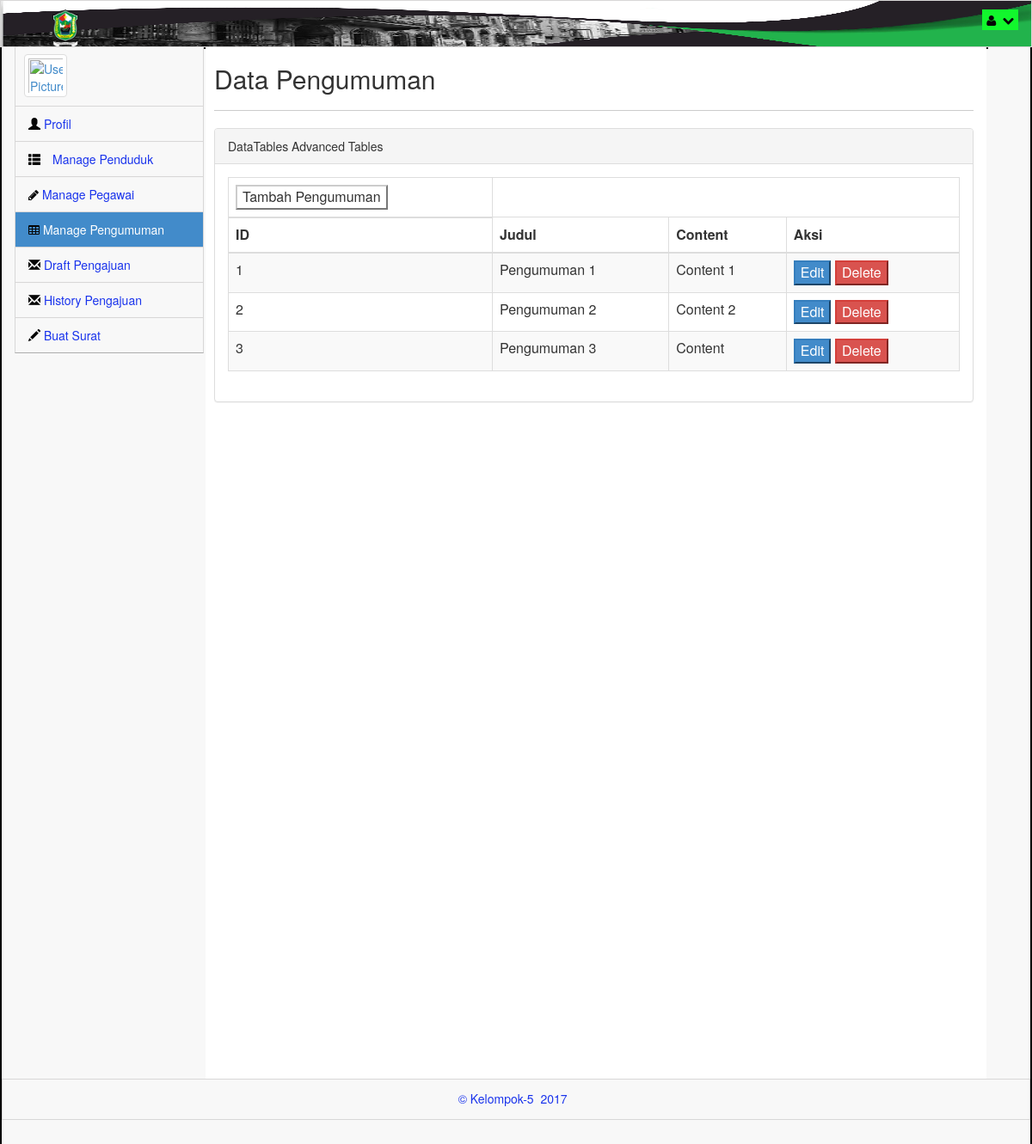
The page /index.php/c_admin/showPengumuman on the database its author committed.
### tables this page shows
CREATE TABLE `data_pengumuman` (
  `ID` varchar(30) NOT NULL,
  `Judul` varchar(255) NOT NULL,
  `Content` varchar(255) NOT NULL,
  `foto` varchar(40) NOT NULL
);

### application/controllers/c_admin.php (called while the page is built, shortened)
<?php
class c_admin extends CI_Controller
{
	function __construct(){
		$this->load->library('session');
		$this->load->model('m_user');
		$this->load->model('m_penduduk');
		$this->load->model('m_surat');
		$this->load->model('m_pegawai');
		$this->load->model('m_pengumuman');
		$this->load->model('m_admin');
	}
	public function showPengumuman(){
		$data['dataAdmin'] = $this->m_admin->getDataAdmin($this->session->userdata('id'))->row();
		$data['dataPengumuman'] = $this->m_pengumuman->getAllPengumuman()->result();
		$data['jenisKlik'] = "pengumuman";
		$this->load->view('views_Admin/Tampilan_ManagePengumuman', $data);
	}
}
?>

### index.php (called while the page is built, shortened)
<?php
require_once BASEPATH.'core/CodeIgniter.php';

### application/models/m_pengumuman.php (called while the page is built, shortened)
<?php
class m_pengumuman extends CI_Model{
	function getAllPengumuman(){
		$this->db->select('*');
		$this->db->from('data_pengumuman');
		return $this->db->get();
	}
}
?>

### application/views/views_Admin/Tampilan_ManagePengumuman.php (the view, shortened to what this page needs)
<head>
	<?php include "head_Admin.php"; ?>
	<link rel="stylesheet" href="<?php echo base_url('asset/css_admin/plugins/dataTables/dataTables.bootstrap.css');?>">
</head>
<body class="padTop53 " >
	<div id="wrap" style="border: 2px solid black;">
		<?php include "headerNav_Admin.php"; ?>
		<div id="content" style="width: 80%; border: 2px solid black;">
			<div class="inner">
				<div class="row">
					<div class="col-lg-12">
						<h2> Data Pengumuman </h2>
					</div>
				</div>
				<hr />
				<div class="row">
					<div class="col-lg-12">
						<div class="panel panel-default">
							<div class="panel-heading">
								DataTables Advanced Tables
							</div>
							<div class="panel-body">
								<div class="table-responsive">
									<table class="table table-striped table-bordered table-hover" id="dataTables-example">
										<thead>
										<tr>
											<td>
											<a href="<?php echo site_url('c_admin/showAddPengumuman');?>"><button class="btn-default">Tambah Pengumuman</button></a>
											</td>
										</tr>
											<tr>
												<th>ID</th>
												<th>Judul</th>
												<th>Content</th>
												<th>Aksi</th>
											</tr>
										</thead>
										<tbody>
											<?php foreach ($dataPengumuman as $key) { ?>
											<tr>
												<td><?php echo $key->ID; ?></td>
												<td><?php echo $key->Judul; ?></td>
												<td><?php echo $key->Content; ?></td>
												<td>
												<a href="<?php echo site_url('c_admin/showEditPengumuman/'.$key->ID);?>"><button class="btn-primary">Edit</button></a>
												<a href="<?php echo site_url('c_admin/deletePengumuman/'.$key->ID);?>"><button class="btn-danger">Delete</button></a>
												</td>
											</tr>
											<?php } ?>
										</tbody>
									</table>
								</div>
							</div>
						</div>
					</div>
				</div>
			</div>
		</div>
	</div>
	<?php include "footer_Admin.php"; ?>
</body>

### asset/css_admin/css/main.css (style rules this page uses)
#wrap { margin: 0 auto; }
@media (min-width: 768px) { html, body { height: 100%; } }
@media (min-width: 768px) { #wrap { height: auto !important; height: 100%; min-height: 100%; padding: 0 0 48px; margin-bottom: -48px; } }
body.padTop53 { padding-top: 75px; overflow: visible; }
@media (min-width: 802px) { body.padTop53 { padding-top: 51px; } }
#wrap:before, #top:before, .head:before, #footer:before, #wrap:after, #top:after, .head:after, #footer:after { display: table; content: " "; }
#wrap:after, #top:after, .head:after, #footer:after { clear: both; }
#wrap { background-color: #f8f8f8; }
@media (min-width: 768px) { #content { margin-left: 100px; } }
@media (min-width: 992px) { #content { margin-left: 220px; } }
#content { -webkit-transition: margin 0.4s; transition: margin 0.4s; }
.inner { position: relative; min-height: 1px; padding-right: 15px; padding-left: 10px; background: #fff; border: 0px solid #e4e4e4; min-height:1200px; }
@media (min-width: 768px) { .inner { float: left; width: 100%; } }
.inner .row { margin-right: -15px; margin-left: -15px; }
.inner hr { margin-top: 10px; border-top-color: #ccc; }

### asset/css_admin/css/MoneAdmin.css (style rules this page uses)
body { background-color: #f8f8f8; }

### application/views/views_Admin/head_Admin.php (style rules this page uses)
a { font-color: #060606; }

### rows shown on the page
data_pengumuman: ID "1", Judul "Pengumuman 1", Content "Content 1"
data_pengumuman: ID "2", Judul "Pengumuman 2", Content "Content 2"
data_pengumuman: ID "3", Judul "Pengumuman 3", Content "Content"
